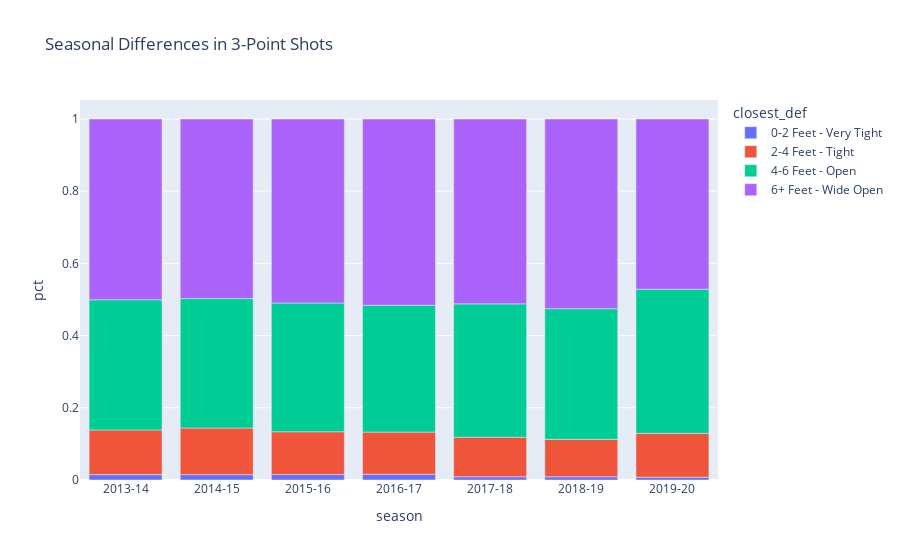

Notebook code cell kept with this figure:
### Code cell
px.bar(ds[0], x='season', y='pct', color='closest_def', title='Seasonal Differences in 3-Point Shots')

### Figure 1 — Plotly figure (JSON) as saved in the notebook; plotly's stock layout.template omitted (floating-point values rounded to 4 significant figures)
{"data": [{"alignmentgroup": "True", "hovertemplate": "closest_def=0-2 Feet - Very Tight<br>season=%{x}<br>pct=%{y}<extra></extra>", "legendgroup": "0-2 Feet - Very Tight", "marker": {"color": "#636efa"}, "name": "0-2 Feet - Very Tight", "offsetgroup": "0-2 Feet - Very Tight", "orientation": "v", "showlegend": true, "textposition": "auto", "type": "bar", "x": ["2013-14", "2014-15", "2015-16", "2016-17", "2017-18", "2018-19", "2019-20"], "xaxis": "x", "y": [0.01494, 0.01488, 0.01515, 0.01609, 0.008902, 0.008891, 0.007781], "yaxis": "y"}, {"alignmentgroup": "True", "hovertemplate": "closest_def=2-4 Feet - Tight<br>season=%{x}<br>pct=%{y}<extra></extra>", "legendgroup": "2-4 Feet - Tight", "marker": {"color": "#EF553B"}, "name": "2-4 Feet - Tight", "offsetgroup": "2-4 Feet - Tight", "orientation": "v", "showlegend": true, "textposition": "auto", "type": "bar", "x": ["2013-14", "2014-15", "2015-16", "2016-17", "2017-18", "2018-19", "2019-20"], "xaxis": "x", "y": [0.1237, 0.1291, 0.1185, 0.1167, 0.1097, 0.1038, 0.1214], "yaxis": "y"}, {"alignmentgroup": "True", "hovertemplate": "closest_def=4-6 Feet - Open<br>season=%{x}<br>pct=%{y}<extra></extra>", "legendgroup": "4-6 Feet - Open", "marker": {"color": "#00cc96"}, "name": "4-6 Feet - Open", "offsetgroup": "4-6 Feet - Open", "orientation": "v", "showlegend": true, "textposition": "auto", "type": "bar", "x": ["2013-14", "2014-15", "2015-16", "2016-17", "2017-18", "2018-19", "2019-20"], "xaxis": "x", "y": [0.3607, 0.3585, 0.3567, 0.3511, 0.3693, 0.362, 0.3994], "yaxis": "y"}, {"alignmentgroup": "True", "hovertemplate": "closest_def=6+ Feet - Wide Open<br>season=%{x}<br>pct=%{y}<extra></extra>", "legendgroup": "6+ Feet - Wide Open", "marker": {"color": "#ab63fa"}, "name": "6+ Feet - Wide Open", "offsetgroup": "6+ Feet - Wide Open", "orientation": "v", "showlegend": true, "textposition": "auto", "type": "bar", "x": ["2013-14", "2014-15", "2015-16", "2016-17", "2017-18", "2018-19", "2019-20"], "xaxis": "x", "y": [0.5007, 0.4975, 0.5096, 0.5161, 0.5121, 0.5253, 0.4714], "yaxis": "y"}], "layout": {"barmode": "relative", "legend": {"title": {"text": "closest_def"}, "tracegroupgap": 0}, "title": {"text": "Seasonal Differences in 3-Point Shots"}, "xaxis": {"anchor": "y", "domain": [0, 1], "title": {"text": "season"}}, "yaxis": {"anchor": "x", "domain": [0, 1], "title": {"text": "pct"}}}}
